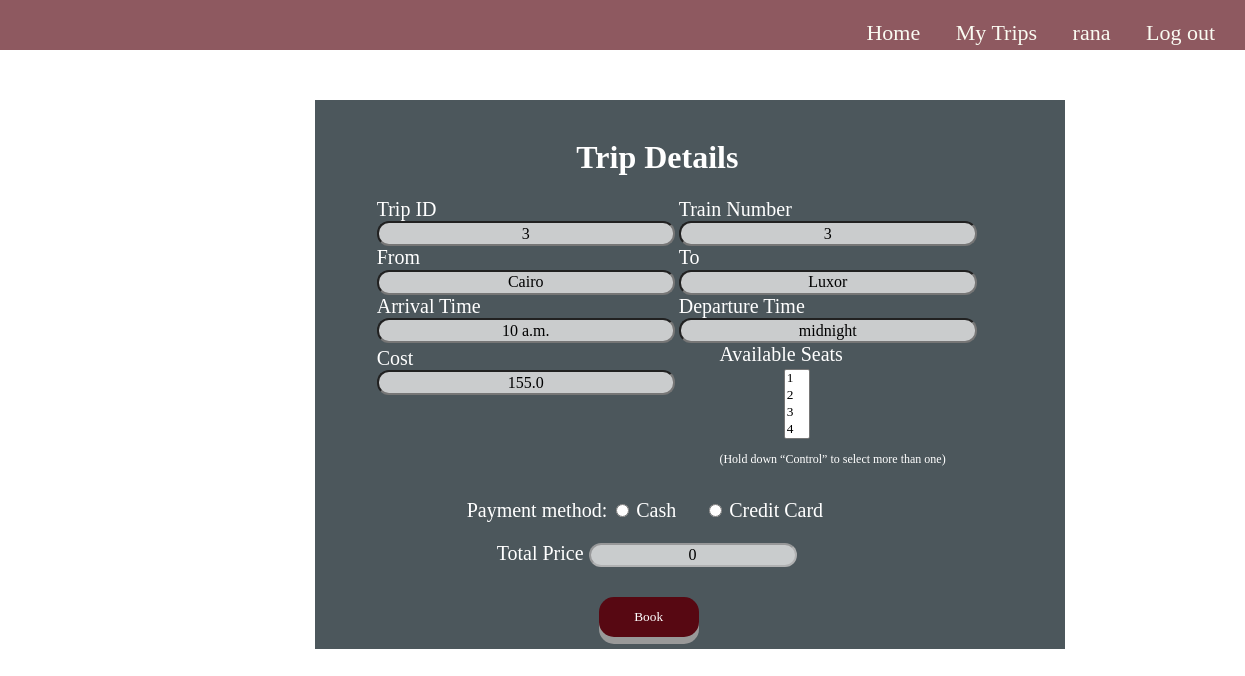
The page /trip/3/ (signed in) on the database its author committed.
### blog/models.py (models this page shows, shortened)
class Trip(models.Model):
    train = models.ForeignKey(
        Train, on_delete=models.CASCADE, related_name="TripTrain")
    source = models.ForeignKey(
        Station, on_delete=models.CASCADE, related_name="TripSource", null=False)
    destination = models.ForeignKey(
        Station, on_delete=models.CASCADE, related_name="TripDest", null=False)
    day = models.DateField(null=False)
    start_Time = models.TimeField(null=False)
    end_Time = models.TimeField(null=False)
    price = models.FloatField(null=False, default=0)
    Remaining_seats = models.IntegerField(default=0, editable=False)
    seats = models.IntegerField(default=0, editable=False)

class Train(models.Model):
    Number_of_seats = models.IntegerField(default=0)
    source = models.ForeignKey(
        Station, on_delete=models.CASCADE, related_name="TrainSource", null=False)
    destination = models.ForeignKey(
        Station, on_delete=models.CASCADE, related_name="TrainDest", null=False)

class Station(models.Model):
    id = models.IntegerField(default=-1, primary_key=True)
    stationName = models.CharField(max_length=15)

### blog/views.py (the view)
# urls.py: path('trip/<id>/', views.certainTrip, name='certainTrip'),
def certainTrip(request, id):
    if request.user.is_authenticated and not request.user.is_superuser:
        trip = Trip.objects.get(id=id)
        return render(request, 'sitePages/certainTrip.html', {'trip': trip})
    else:
        trips = Trip.objects.all()
        return render(request, 'sitePages/home.html', {'errorMsg': 'Please sign in or sign up as a customer to book', 'trips': trips})

### blog/tags/tags.py (called while the page is built)
@register.simple_tag
def tripSeat(trip):
    book = Book.objects.filter(trip = trip.id)
    bookSeats = book.values_list('seatTrain', flat=True)
    seats = []
    i = 1
    while i <= trip.seats:
        if i not in bookSeats:
            seats.append(i)
        i = i+1
    return seats

### templates/sitePages/certainTrip.html (shortened to what this page needs)
{% extends "base.html" %}
{% load static %}
{% load tags %}
{% block head %}
<link rel="stylesheet" href="{% static 'css/certaintrip.css' %}">
{% endblock %}
{% block content %} <br>
<div class="Body">
    <br>
    <h1> Trip Details</h1>
    <form id="form1" name="form1" method="POST" onsubmit="return check()" action="{% url 'blog:book' %}">
        <label class = "rightSide"> Train Number
            <br />
            <input type="text" name="train" class="in" size="30" value="{{trip.train.id}}" readonly />
        </label>
        <label class="leftSide"> Trip ID
            <br />
            <input type="text" name="tripId" class="in" size="30" value="{{trip.id}}" readonly />
        </label>
        <br>
        <label class = "rightSide"> To
            <br />
            <input type="text" name="destination" class="in" size="30" value="{{trip.destination.stationName}}"
                readonly />
        </label>
        <label class="leftSide"> From
            <br />
            <input type="text" name="source" class="in" size="30" value="{{trip.source.stationName}}" readonly />
        </label>
        <br>
        <label class = "rightSide"> Departure Time
            <br />
            <input type="text" name="dparture" class="in" size="30" value="{{trip.start_Time}}" readonly />
        </label>
        <label class="leftSide"> Arrival Time
            <br />
            <input type="text" name="arrival" class="in" size="30" value="{{trip.end_Time}}" readonly />
        </label>
        <br>
        <label class = "rightSide" style="margin-left:53%;"> Available Seats
            <br />
            <select id="op" name="selected" data="{{trip.price}}" multiple>
                {% tripSeat trip as seats %}
                {% for seat in seats %}
                <option value="{{seat}}">{{seat}}</option>
                {% endfor %}
            </select>
            <p style="font-size:12px;">(Hold down “Control” to select more than one)</p>
        </label>
        <label class="leftSide" style="margin-top:-22%;"> Cost
            <br />
            <input type="text" class="in" name="cost" size="30" value="{{trip.price}}" readonly="true" />
        </label>
        <div class="Payment">
            <p> Payment method:</p>
            <input type="radio" name="pay" id="cash" onclick="hideCredit()">
            <label for="cash" class="cash"> Cash</label> &nbsp &nbsp &nbsp
            <input type="radio" name="pay" onclick="displayCredit()" id="credit">
            <label for="credit_card" class="credit_card"> Credit Card</label>
        </div>
        <label for="cBox" class="cBox">Total Price
            <input type="text" placeholder="Total Price" value="0" id="price" disabled>
        </label>
        <br>
        <input type="submit" value="Book" id="submit">
    </form>
</div>
{% endblock content %}

### templates/base.html (shortened to what this page needs)
<!DOCTYPE html>
<html lang="en">
<head>
    {% load static %}
    <link rel="stylesheet" href="{% static 'css/basePage.css' %}">
    {% block head%} {% endblock head %}
</head>
<body style="background: url('/static/imgs/background.png'); background-size: cover; background-repeat:no-repeat; overflow:hidden;">
    <nav class="navBar">
        <a href="{% url 'blog:home' %}">Home</a>
        {% if user.is_authenticated %}
            {% if user.is_superuser %}
                <a href="{% url 'admin:index' %}">Admin Page</a>
            {% else %}
                <a href="{% url 'blog:myTrips' user.id %}">My Trips</a>
            {% endif %}
            <a id = "us" href="{% url 'blog:profile' user.username %}">{{ user.username }}</a>
            <a href="{% url 'blog:logOut' %}">Log out</a>
        {% else %}
            <a id="signIn" href="{% url 'blog:signIn' %}">Sign In</a>
            <span id="sp1">/</span>
            <a href="{% url 'blog:signUp' %}">Sign Up</a>
        {% endif %}
    </nav>
    {% block content %} {% endblock %}
</body>
</html>

### static/css/basePage.css (style rules this page uses)
* { box-sizing: border-box; font-family: "Wire+One", serif; }
nav { display: inline; height: 50px; top: -5px; margin-top: 5px; padding-top: 20px; text-align: right; width: 100%; font-size: 22px; background: rgba(87, 8, 18, 0.671); position: fixed; margin-left: -8px; right: 0; }
nav a { margin-right: 30px; padding: 0px; color: rgb(250, 251, 242); text-decoration: none; }

### static/css/certaintrip.css (style rules this page uses)
form { width:600px; }
.rightSide { float:right; color: white; font-size: 20px; }
.leftSide { float:left; color: white; font-size: 20px; }
h1 { color: white; margin-left: 20%; }
p { display: inline-block; color: white; font-size: 20px; }
.cash { color: white; font-size: 20px; }
.credit_card { color: white; font-size: 20px; }
.Body { margin-top: 6%; margin-left: 25%; background-color: rgba(1, 17, 24, 0.7); width: 750px; padding-left: 5%; }
.Payment { margin-left: 15%; margin-top: 29%; }
h1 { margin-left: 29%; }
.in { height: 25px; border-radius: 12px; background-color: rgba(255, 254, 254, 0.7); font-size: 16px; color:black; text-align: center; }
select, label[value="seats"] { margin-left: 25%; }
select { margin-top: 1%; }
.cBox { color:white; font-size: 20px; margin-left: 20%; }
#price { color: black; border-radius: 12px; background-color: rgba(255, 254, 254, 0.7); font-size: 16px; text-align: center; margin-bottom: 5%; }
#submit { margin-right: 10px; margin-left: 50px; border-radius: 15px; text-align: center; text-decoration: none; outline: none; color: #fff; background-color: rgba(87, 8, 18); border: none; border-radius: 15px; box-shadow: 0 7px #999; height: 40px; width: 100px; margin-bottom: 2%; margin-left: 37%; }

### rows shown on the page
Trip: train "3", tripId "3", destination "Luxor", source "Cairo", dparture "midnight", arrival "10 a.m.", selected "1 / 2 / 3 / 4", cost "155.0"

### other values the page prints
{{ user.username }} "rana"
